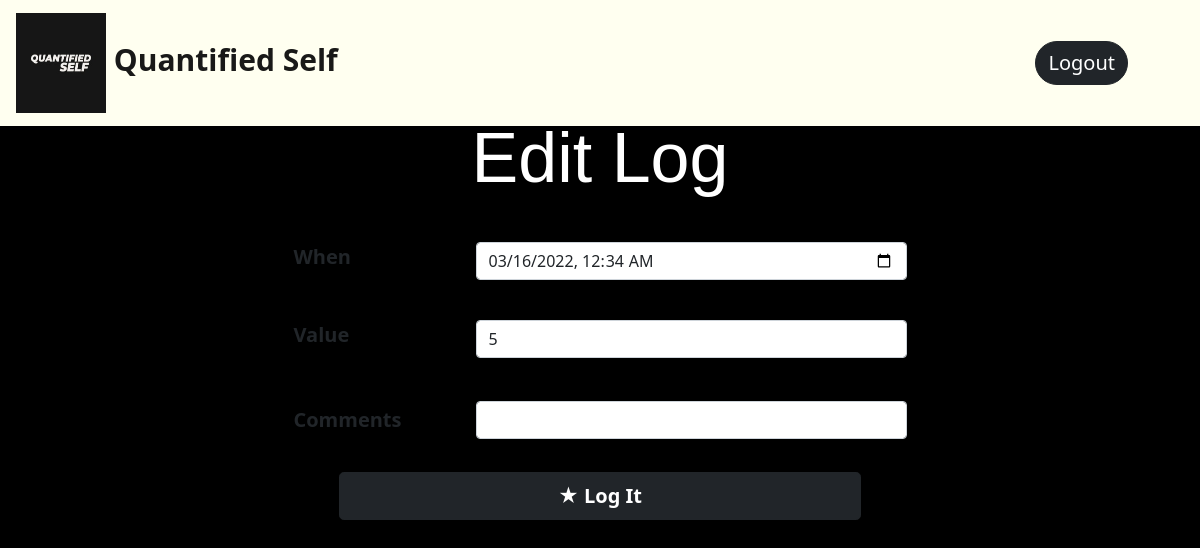
Page /update_log/6 on the earlier database version.
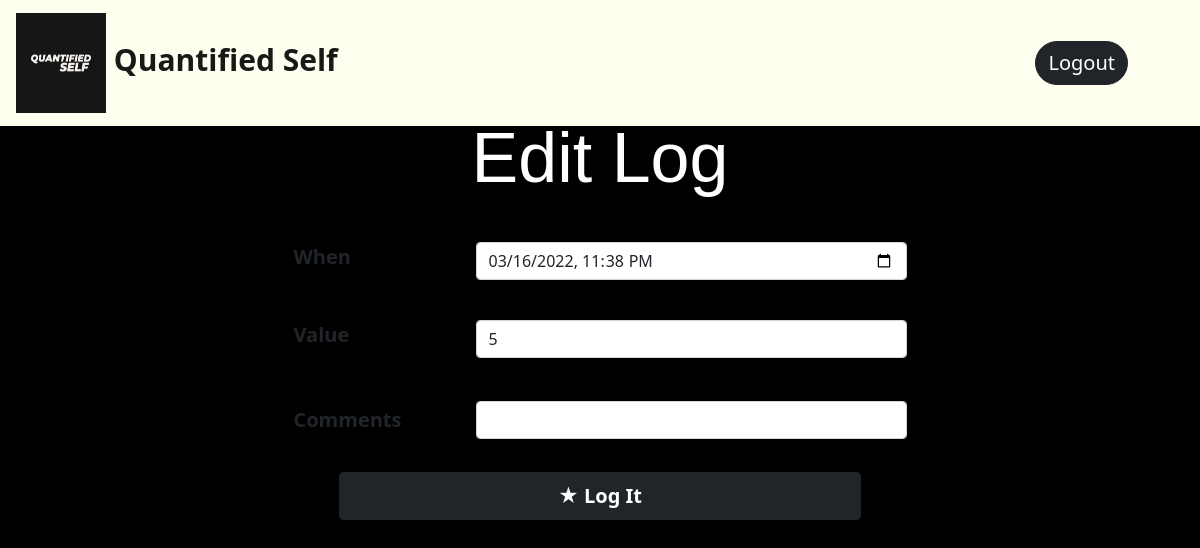
Same page on the later database version.
### app.py (models this page shows)
class Log(db.Model):
    __tablename__ = 'logger'
    logger_id = db.Column(db.Integer, autoincrement=True, primary_key=True)
    tracker_id = db.Column(db.Integer, db.ForeignKey("tracker.tracker_id"), nullable=False)
    log_value = db.Column(db.String, nullable=False)
    comments = db.Column(db.String, nullable=True)
    timestamp = db.Column(db.String, nullable=False, default=datetime.now())

### app.py (the view, shortened to what this page needs)
@app.route('/update_log/<int:tid>', methods=['GET','POST'])
def update_log(tid):
    logfil = Log.query.filter_by(tracker_id=tid).first()
    trackfil = Tracker.query.filter_by(tracker_id=tid).first()
    if request.method=='GET':
        return render_template('update_log.html', logfil=logfil, trackfil=trackfil)

### templates/update_log.html (shortened to what this page needs)
<!DOCTYPE html>
<html lang="en">
<head>
    <link href="https://cdn.jsdelivr.net/npm/bootstrap@5.1.3/dist/css/bootstrap.min.css" rel="stylesheet"
>
    <link rel="stylesheet" type="text/css" href="{{ url_for('static' ,filename='style.css') }}">
</head>
<body class="bg-Logs">
    <nav class="navbar navbar-light ">
        <div class="container mx-1 ">
            <a class="navbar-brand" style="font-size: 30px;" href="/dashboard/{{trackfil.user_id}}">
                <img src="{{ url_for('static' ,filename='QS logo.png') }}" alt="" width="90" height="100" class="d-inline-block align-text-middle">
                <b> Quantified Self </b>
            </a>
            <a class="btn btn-dark btn-block mx-1" style="font-size:20px; border-radius: 25px;" href="/logout">Logout </a>
        </div>
    </nav>
    <form method="post" action="/update_log/{{trackfil.tracker_id}}">
        <h1 class=" display-4 mx-5 centre-log"
            style="font-family: 'Franklin Gothic Medium', 'Arial Narrow', Arial, sans-serif; font-size: 70px;position: relative; top: -10px; text-align: center;">
            Edit Log</h1><br>
        <div class="edit-tracker">
            <div class="container mb-3 mx-5 row">
                <label for="trackerdesc" class="col-sm-2 form-label" style="font-size: 20px;"><b>When</b></label>
                <div class="col-sm-5">
                    <input class="form-control" name="newtime" type="datetime-local" value="{{logfil.timestamp}}"
                        aria-label="Disabled input example">
                </div>
            </div><br>
            {% if trackfil.tracker_type=='Numerical' %}
            <div class="container mb-3 mx-5 row">
                <label for="trackerdesc" class="col-sm-2 form-label" style="font-size: 20px;"><b>Value</b></label>
                <div class="col-sm-5">
                    <input class="form-control" name="newval" type="text" value="{{logfil.log_value}}"
                    aria-label="Disabled input example">
                </div>
            </div><br>
            {% endif %}
            <div class="container mb-3 mx-5 row">
                <label for="trackername" class="col-sm-2 col-form-label" style="font-size: 20px;"><b>Comments</b></label>
                <div class="col-sm-5">
                    <input class="form-control" name="newcomm" type="text" value="{{logfil.comments}}"
                        aria-label="Disabled input example">
                </div>
                <div style="text-align: center; position: relative; bottom:-30px;" class="d-grid gap-2 col-6 mx-auto">
                    <button type="submit" class="btn btn-dark btn-block btn-lg " value="Logit"><span
                            style="font-size:100%;color:white;">&starf;</span> <b> Log It </b></button>
                </div>
            </div>
        </div>
    </form>
</body>
</html>

Differences in the rows shown:
removed Log: newtime "03/16/2022 00:34", newval "5"
now on this page (row unchanged): Log: newtime "03/16/2022 23:38", newval "5"
